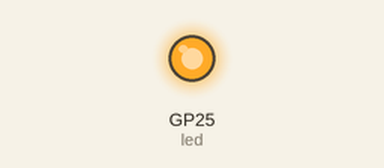
Simulated run of this program. Board: Raspberry Pi Pico running MicroPython. Shown: output pins drawn as LEDs (lit = HIGH).

Above: at 0.2 s.
At 22.5 s:
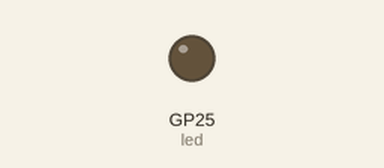
Timing chart, 0 to 31.2 s (numbered marks = the images above):
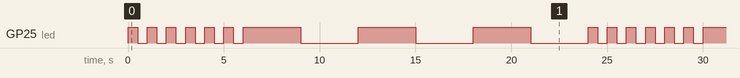

The program:

main2.py
```python
from machine import Pin
import time

led = Pin(25,Pin.OUT)

# led.value(1)

while True:
    for i in range(12):
        led.toggle()
        time.sleep(0.5)
    for i in range(6):
        led.toggle()
        time.sleep(3)
    
```

Measured:
- by itself, GP25 (led): repeats every 24.0 s: 5 × (LOW 0.50 s, HIGH 0.50 s), LOW 0.50 s, 3 × (HIGH 3.0 s, LOW 3.0 s), HIGH 0.50 s
- by itself, everything shown: repeats every 24.0 s, in 18 steps
